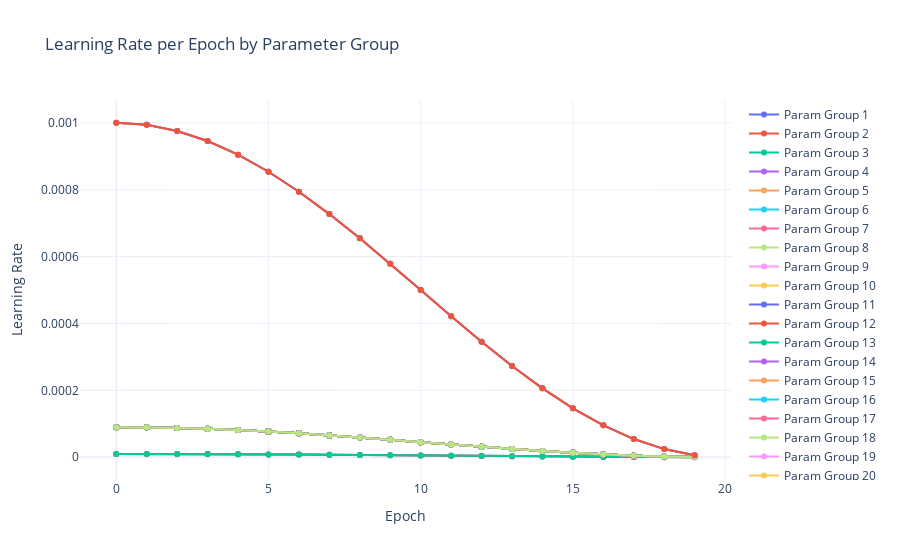

Source (notebook cell):
### Code cell
import plotly.graph_objs as go
import plotly.offline as pyo
import plotly.graph_objs as go
from plotly.offline import init_notebook_mode, iplot
init_notebook_mode(connected=True)  # This makes plotly display in the notebook

# Prepare the plot
traces = []
epochs = list(range(num_epochs))

for i, rates in enumerate(learning_rate_storage):
    print(f"rates: {rates}")
    traces.append(go.Scatter(
        x=epochs,
        y=rates,
        mode='lines+markers',
        name=f'Param Group {i+1}'
    ))

# Setting up a clean layout
layout = go.Layout(
    title='Learning Rate per Epoch by Parameter Group',
    xaxis=dict(title='Epoch'),
    yaxis=dict(title='Learning Rate'),
    template='plotly_white'
)

fig = go.Figure(data=traces, layout=layout)
# pyo.plot(fig, filename='learning_rates.html')  # This will save the plot to an HTML file and open it in your browser
iplot(fig)  # Display the figure inline in a notebook
